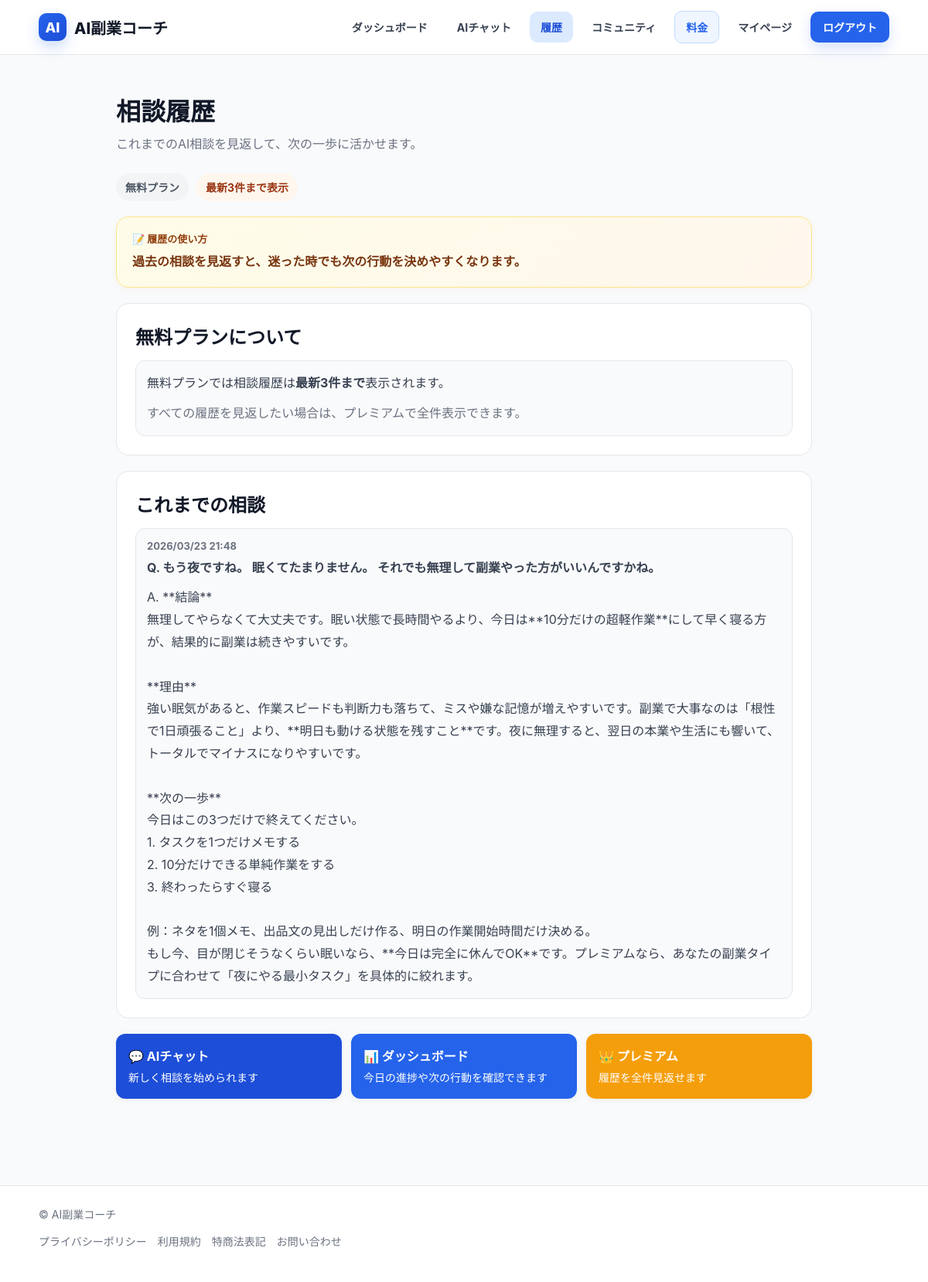
Page /ai-chat-history/ (signed in) on the committed database.
### snippets/models.py (models this page shows, shortened)
class AIChatHistory(models.Model):
    user = models.ForeignKey(User, on_delete=models.CASCADE)
    question = models.TextField()
    answer = models.TextField()
    created_at = models.DateTimeField(default=timezone.now)

### snippets/views/ai_chat_history_views.py (the view)
# urls.py: path("ai-chat-history/", ai_chat_history, name="ai_chat_history"),
@login_required
def ai_chat_history(request):
    profile, _ = Profile.objects.get_or_create(user=request.user)
    histories_qs = AIChatHistory.objects.filter(
        user=request.user
    ).order_by("-created_at")
    if profile.is_premium:
        histories = histories_qs
    else:
        histories = histories_qs[:3]
    return render(request, "snippets/ai_chat_history.html", {
        "histories": histories,
        "profile": profile,
    })

### snippets/templates/snippets/ai_chat_history.html
{% extends "snippets/base.html" %}
{% block content %}
<div class="page-wrap">
  <div class="page-header">
    <h1 class="page-title">相談履歴</h1>
    <p class="page-subtext">
      これまでのAI相談を見返して、次の一歩に活かせます。
    </p>
  </div>
  {% if profile.is_premium %}
    <div class="ui-badges">
      <span class="ui-badge ui-badge-premium">👑 プレミアム会員</span>
      <span class="ui-badge ui-badge-done">全件表示</span>
    </div>
  {% else %}
    <div class="ui-badges">
      <span class="ui-badge ui-badge-free">無料プラン</span>
      <span class="ui-badge ui-badge-pending">最新3件まで表示</span>
    </div>
  {% endif %}
  <div class="ui-message-card">
    <p class="ui-message-label">📝 履歴の使い方</p>
    <p class="ui-message-text">
      過去の相談を見返すと、迷った時でも次の行動を決めやすくなります。
    </p>
  </div>
  {% if not profile.is_premium %}
    <div class="ui-card">
      <h2 class="ui-card-title">無料プランについて</h2>
      <div class="ui-preview-box">
        <p class="ui-text">
          無料プランでは相談履歴は<strong>最新3件まで</strong>表示されます。
        </p>
        <p class="ui-text ui-text-muted" style="margin-top:10px;">
          すべての履歴を見返したい場合は、プレミアムで全件表示できます。
        </p>
      </div>
    </div>
  {% endif %}
  <div class="ui-card">
    <h2 class="ui-card-title">これまでの相談</h2>
    {% if histories %}
      <div class="ui-stack-md">
        {% for item in histories %}
          <div class="ui-preview-box">
            <p class="ui-mini-label">{{ item.created_at|date:"Y/m/d H:i" }}</p>
            <p class="ui-text ui-text-strong ui-mb-10">Q. {{ item.question }}</p>
            <p class="ui-text">A. {{ item.answer|linebreaksbr }}</p>
          </div>
        {% endfor %}
      </div>
    {% else %}
      <p class="ui-text ui-text-muted">まだ相談履歴はありません。</p>
    {% endif %}
  </div>
  <div class="ui-action-grid">
    <a href="/ai-chat/" class="ui-action-card ui-card-blue-dark">
      <div class="ui-action-title">💬 AIチャット</div>
      <div class="ui-action-text">新しく相談を始められます</div>
    </a>
    <a href="/dashboard/" class="ui-action-card ui-card-blue">
      <div class="ui-action-title">📊 ダッシュボード</div>
      <div class="ui-action-text">今日の進捗や次の行動を確認できます</div>
    </a>
    {% if not profile.is_premium %}
      <a href="/pricing/" class="ui-action-card ui-card-orange">
        <div class="ui-action-title">👑 プレミアム</div>
        <div class="ui-action-text">履歴を全件見返せます</div>
      </a>
    {% endif %}
  </div>
</div>
{% endblock %}

### snippets/templates/snippets/base.html (style rules this page uses)
body { margin: 0; font-family: -apple-system, BlinkMacSystemFont, "Segoe UI", Roboto, "Hiragino Sans", "Yu Gothic", sans-serif; background: #f8fafc; color: #111827; }
a { text-decoration: none; color: inherit; }
.page-wrap { max-width: 900px; margin: 0 auto; padding: 24px; }
.page-header { margin-bottom: 24px; }
.page-title { margin: 0 0 8px 0; }
.page-subtext { margin: 0; color: #6b7280; line-height: 1.7; }
.ui-card { background: white; border: 1px solid #e5e7eb; border-radius: 16px; padding: 24px; margin-bottom: 20px; }
.ui-card-title { margin-top: 0; margin-bottom: 14px; }
.ui-message-card { background: linear-gradient(135deg, #fefce8, #fff7ed); border: 1px solid #fde68a; border-radius: 16px; padding: 18px 20px; margin-bottom: 20px; box-shadow: 0 2px 10px rgba(245,158,11,0.08); }
.ui-message-label { margin: 0 0 6px 0; font-size: 13px; color: #92400e; font-weight: 700; }
.ui-message-text { margin: 0; color: #78350f; line-height: 1.8; font-size: 16px; font-weight: 600; }
.ui-badges { display: flex; gap: 10px; flex-wrap: wrap; margin-bottom: 20px; }
.ui-badge { display: inline-block; padding: 8px 12px; border-radius: 999px; font-weight: 700; font-size: 14px; }
.ui-badge-free { background: #f3f4f6; color: #4b5563; }
.ui-badge-pending { background: #fff7ed; color: #9a3412; }
.ui-action-grid { display: grid; grid-template-columns: repeat(auto-fit, minmax(220px, 1fr)); gap: 12px; }
.ui-action-card { display: block; text-decoration: none; padding: 16px; border-radius: 12px; transition: transform 0.18s ease, box-shadow 0.18s ease; box-shadow: 0 2px 10px rgba(0,0,0,0.05); }
.ui-action-title { font-weight: 700; margin-bottom: 6px; }
.ui-action-text { font-size: 14px; line-height: 1.6; }
.ui-card-blue { background: #2563eb; color: white; }
.ui-card-blue-dark { background: #1d4ed8; color: white; }
.ui-card-orange { background: #f59e0b; color: white; }
.ui-text { margin: 0; color: #374151; line-height: 1.8; }
.ui-text-muted { color: #6b7280; }
.ui-text-strong { font-weight: 700; }
.ui-preview-box { background: #f9fafb; border: 1px solid #e5e7eb; border-radius: 12px; padding: 14px; }
.ui-mini-label { margin: 0 0 6px 0; font-size: 13px; color: #6b7280; font-weight: 700; }
.ui-mb-10 { margin-bottom: 10px; }

### rows in the picture
AIChatHistory: created_at "2026/03/23 21:48", question "もう夜ですね。 眠くてたまりません。 それでも無理して副業やった方がいいんですかね。", answer "**結論** 無理してやらなくて大丈夫です。眠い状態で長時間やるより、今日は**10分だけの超軽作業**にして早く寝る方が、結果的に副業は続きやすいです。 **理由** 強い眠気があると、作業スピードも判断力も落ちて、ミスや嫌な記憶が増えやすいです。副業で大事なのは「根性で1日頑張ること」より、**明日も動ける状態を残すこと**です。夜に無理すると、翌日の本業や生活にも響いて、トータルでマイナスになりやすいです。 **次の一歩** 今日はこの3つだけで終えてください。 1. タスクを1つだけメモする 2. 10分だけできる単純作業をする 3. 終わったらすぐ寝る 例：ネタを1個メモ、出品文の見出しだけ作る、明日の作業開始時間だけ決める。 もし今、目が閉じそうなくらい眠いなら、**今日は完全に休んでOK**です。プレミアムなら、あなたの副業タイプに合わせて「夜にやる最小タスク」を具体的に絞れます。"
